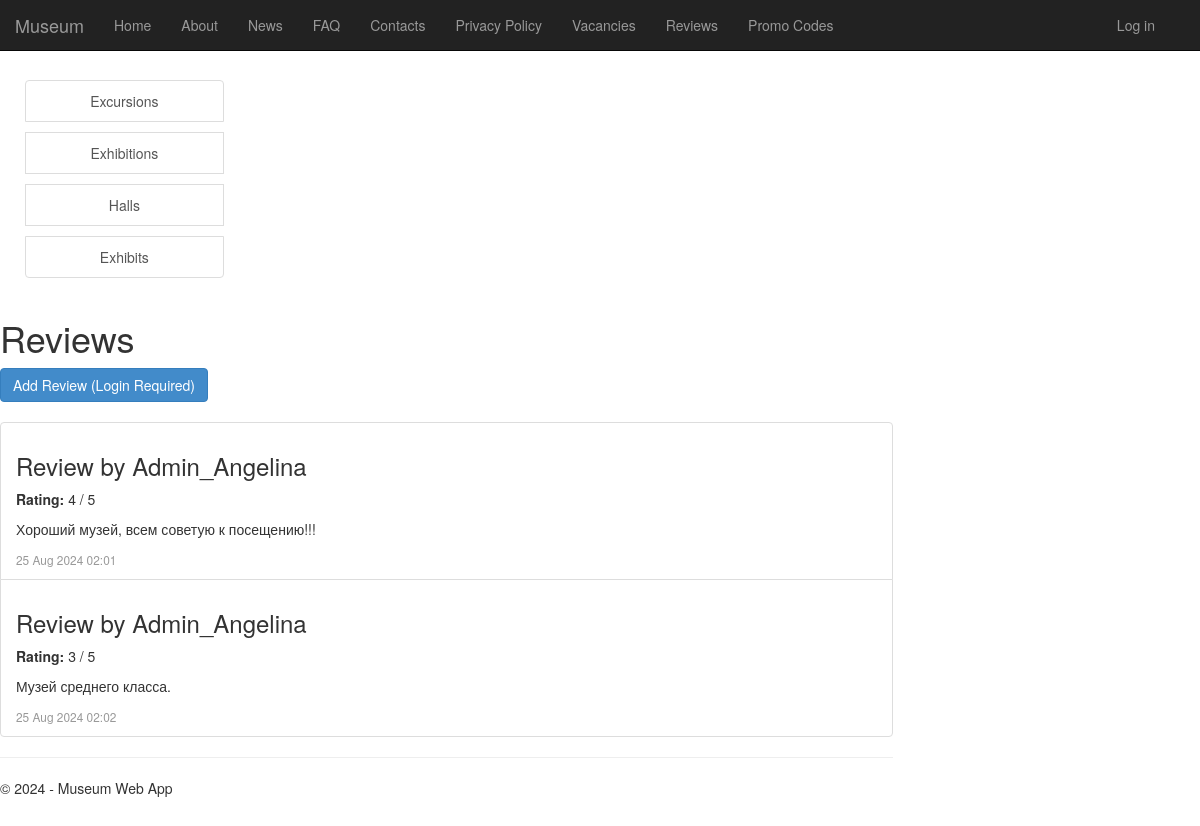
The app's page /reviews/ with its own data.
### app/models.py (models this page shows, shortened)
class Review(models.Model):
    user = models.ForeignKey(User, on_delete=models.CASCADE)
    rating = models.IntegerField()
    text = models.TextField()
    created_at = models.DateTimeField(auto_now_add=True)

### app/views.py (the view)
# urls.py: re_path(r'^reviews/$', views.reviews, name='reviews'),
def reviews(request):
    reviews = Review.objects.all()
    if request.user.is_authenticated:
        try:
           employee = Employee.objects.get(user=request.user)
           is_employee = True
        except Employee.DoesNotExist:
           employee = None
           is_employee = False
    else:
        is_employee = False
    assert isinstance(request, HttpRequest)
    return render(
        request,
        'app/reviews.html',
        {
            'title':'Reviews',
            'reviews': reviews,
            'is_employee' : is_employee,
            'year':datetime.now().year,
        }
    )

### app/templates/app/reviews.html (shortened to what this page needs)
{% extends "app/layout.html" %}
{% block content %}
<h1>Reviews</h1>
   {% if user.is_authenticated and not is_employee %}
<button id="showReviewButton" class="btn btn-primary" style="margin-bottom: 20px;" onclick="toggleReviewForm()">
    Add Review
</button>
    {% elif not user.is_authenticated %}
<a href="{% url 'login' %}?next={% url 'reviews' %}" class="btn btn-primary" style="margin-bottom: 20px;">
    Add Review (Login Required)
</a>
    {% endif %}
<ul class="list-group">
    {% for review in reviews %}
    <li class="list-group-item">
        <h3>Review by {{ review.user.username }}</h3>
        <p><strong>Rating:</strong> {{ review.rating }} / 5</p>
        <p>{{ review.text }}</p>
        <small class="text-muted">{{ review.created_at|date:"d M Y H:i" }}</small>
        <br>
    </li>
    {% endfor %}
</ul>
{% endblock %}

### app/static/app/content/site.css (style rules this page uses)
body { padding-top: 50px; padding-bottom: 20px; }

### records on screen
Review: user.username "Admin_Angelina", rating "4", text "Хороший музей, всем советую к посещению!!!", created_at "25 Aug 2024 02:01"
Review: user.username "Admin_Angelina", rating "3", text "Музей среднего класса.", created_at "25 Aug 2024 02:02"
